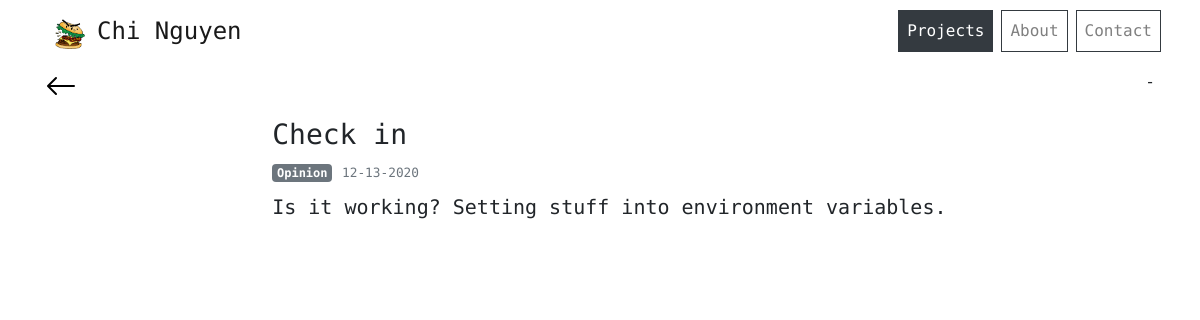
The app's page /blogs/9 with its own data.
### chiblog/Blog/blog_model.py (models this page shows, shortened)
class Blog(db.Model):
    id = db.Column(db.Integer, primary_key=True)
    title = db.Column(db.String(100), nullable=False)
    content = db.Column(db.Text, nullable=False)
    image = db.Column(db.String(20), nullable=True, default = 'default.jpg')
    created_at = db.Column(db.DateTime, nullable = False, default = datetime.utcnow)
    category_id = db.Column(db.Integer, db.ForeignKey('category.id'), nullable=False)
    category = db.relationship('Category', backref= db.backref('blogs', lazy=True))

class Category(db.Model):
    id = db.Column(db.Integer, primary_key=True)
    name = db.Column(db.String(20), default = 'story')

### chiblog/Blog/blog_routes.py (the view)
@blog.route("/blogs/<int:blog_id>")
def one_blog(blog_id):
    blog = Blog.query.get_or_404(blog_id)
    return render_template('oneblog.html', title=blog.title, blog=blog)

### chiblog/templates/oneblog.html (shortened to what this page needs)
{% extends "layout.html" %}
{% block content %}
<div class = "container-fluid padding">
<div class="row">
  <a href="{{ url_for('blog.blogs') }}">
    <svg width="2em" height="2em" viewBox="0 0 16 16" class="bi bi-arrow-left" fill="currentColor" xmlns="http://www.w3.org/2000/svg">
      <path fill-rule="evenodd" d="M15 8a.5.5 0 0 0-.5-.5H2.707l3.147-3.146a.5.5 0 1 0-.708-.708l-4 4a.5.5 0 0 0 0 .708l4 4a.5.5 0 0 0 .708-.708L2.707 8.5H14.5A.5.5 0 0 0 15 8z"/>
    </svg>
  </a>
  <div class="col-md-12 col-lg-8 mx-auto">
  <article class="mt-5 ml-3">
    <div class="media-body">
        <h3 class="mt-0">{{ blog.title }}</h3>
        <a href="{{ url_for('blog.category_blog', category = blog.category.name) }}" class="badge badge-secondary" aria-pressed="true">{{ blog.category.name.capitalize() }}</a>
        <small class="text-muted">{{ blog.created_at.strftime('%m-%d-%Y') }}</small>
        <p class="mt-2 lead article-content">{{ blog.content }}</p>
    </div>
  </article>
</div>-
</div>
</div>
{% endblock content %}

### chiblog/static/main.css (style rules this page uses)
body { font-family: 'Ubuntu Mono', monospace; }
a { color: #000000; }
p { white-space: pre-line; }
.article-content { white-space: pre-line; }

### records on screen
Blog: title "Check in", created_at "12-13-2020", content "Is it working? Setting stuff into environment variables."
Category: category.name "Opinion"
